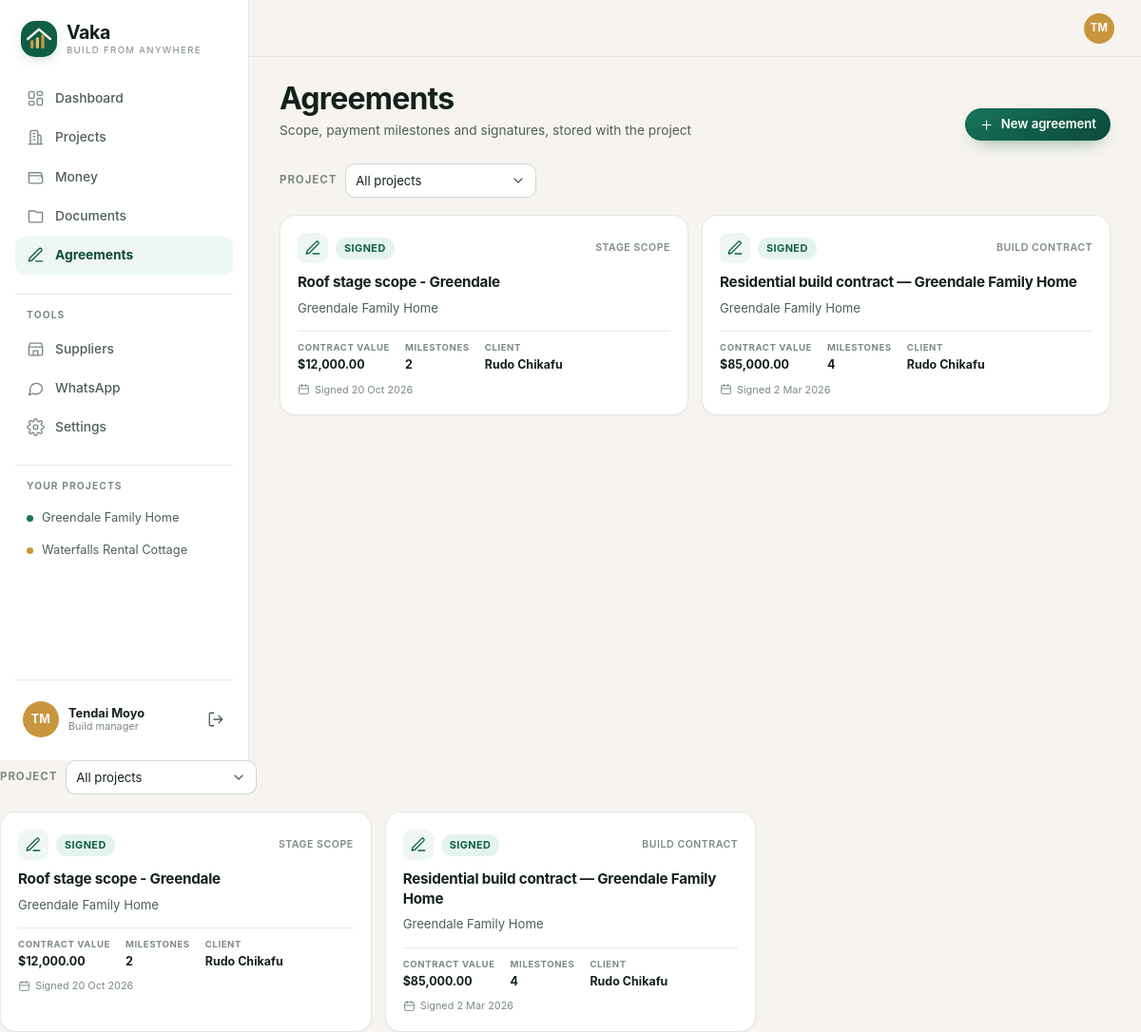
/app/agreements (signed in), run on the app's committed database.
### tables this page shows
CREATE TABLE projects (
  id TEXT PRIMARY KEY,
  code TEXT NOT NULL UNIQUE,
  name TEXT NOT NULL,
  description TEXT,
  owner_id TEXT NOT NULL REFERENCES users(id) ON DELETE CASCADE,
  manager_id TEXT REFERENCES users(id),
  city TEXT DEFAULT 'Harare',
  suburb TEXT,
  stand_number TEXT,
  status TEXT NOT NULL DEFAULT 'planning',
  budget_cents INTEGER NOT NULL DEFAULT 0,
  start_date TEXT,
  target_date TEXT,
  created_at TEXT NOT NULL,
  updated_at TEXT NOT NULL
);

CREATE TABLE users (
  id TEXT PRIMARY KEY,
  name TEXT NOT NULL,
  email TEXT NOT NULL UNIQUE,
  password_hash TEXT NOT NULL,
  role TEXT NOT NULL DEFAULT 'client',
  phone TEXT,
  country TEXT,
  avatar_color TEXT NOT NULL DEFAULT '#0F5D46',
  created_at TEXT NOT NULL
);

CREATE TABLE agreements (
  id TEXT PRIMARY KEY,
  project_id TEXT NOT NULL REFERENCES projects(id) ON DELETE CASCADE,
  type TEXT NOT NULL DEFAULT 'build_contract',
  title TEXT NOT NULL,
  contract_value_cents INTEGER NOT NULL DEFAULT 0,
  currency TEXT NOT NULL DEFAULT 'USD',
  scope TEXT NOT NULL,
  terms TEXT NOT NULL,
  payment_schedule TEXT NOT NULL DEFAULT '[]',
  client_name TEXT NOT NULL,
  client_signature TEXT,
  signed_at TEXT,
  status TEXT NOT NULL DEFAULT 'draft',
  created_by TEXT NOT NULL REFERENCES users(id),
  created_at TEXT NOT NULL
);

### routes_agreements.py (the view)
@bp.get("/app/agreements")
@login_required
def index():
    projects = accessible_projects(g.user)
    project_id = request.args.get("project", "")
    project = next((item for item in projects if item["id"] == project_id), None)
    params = []
    where = []
    if project:
        where.append("g.project_id = ?")
        params.append(project["id"])
    elif projects:
        placeholders = ",".join("?" for _ in projects)
        where.append(f"g.project_id IN ({placeholders})")
        params.extend([item["id"] for item in projects])
    agreements = []
    if where:
        agreements = query(
            f"""SELECT g.*, p.name AS project_name, u.name AS author_name
                FROM agreements g
                JOIN projects p ON p.id = g.project_id
                LEFT JOIN users u ON u.id = g.created_by
                WHERE {' AND '.join(where)}
                ORDER BY g.created_at DESC""",
            params,
        )
    for agreement in agreements:
        try:
            agreement["schedule"] = json.loads(agreement["payment_schedule"] or "[]")
        except json.JSONDecodeError:
            agreement["schedule"] = []
    return render_template(
        "app/agreements.html",
        title="Agreements",
        active="agreements",
        projects=projects,
        project=project,
        agreements=agreements,
    )

### auth.py (called while the page is built, shortened)
def load_user():
    user_id = session.get("uid")
    g.user = (
        query(
            """SELECT id, name, email, role, phone, country, avatar_color, created_at
               FROM users WHERE id = ?""",
            (user_id,),
            one=True,
        )
        if user_id
        else None
    )

def csrf_token() -> str:
    token = session.get("csrf")
    if not token:
        token = secrets.token_urlsafe(32)
        session["csrf"] = token
    return token

def verify_csrf():
    if request.method not in {"POST", "PUT", "PATCH", "DELETE"}:
        return

def login_required(view):
    @wraps(view)
    def wrapped(*args, **kwargs):
        if g.user is None:
            return redirect(url_for("auth.login", next=request.full_path.rstrip("?")))
        return view(*args, **kwargs)
    return wrapped

def accessible_projects(user):
    if not user:
        return []
    if user["role"] == "admin":
        return query("SELECT * FROM projects ORDER BY created_at DESC")
    return query(
        """SELECT * FROM projects
           WHERE owner_id = ? OR manager_id = ?
           ORDER BY created_at DESC""",
        (user["id"], user["id"]),
    )

def initials(name: str) -> str:
    parts = [part for part in (name or "").split() if part]
    return "".join(part[0].upper() for part in parts[:2])

### db.py (called while the page is built)
def get_db() -> sqlite3.Connection:
    if "db" not in g:
        connection = sqlite3.connect(
            current_app.config["DATABASE"],
            timeout=15,
            detect_types=sqlite3.PARSE_DECLTYPES,
        )
        connection.row_factory = sqlite3.Row
        connection.execute("PRAGMA foreign_keys = ON")
        connection.execute("PRAGMA journal_mode = WAL")
        g.db = connection
    return g.db

def query(sql: str, args=(), one: bool = False):
    cursor = get_db().execute(sql, args)
    rows = [dict(row) for row in cursor.fetchall()]
    cursor.close()
    if one:
        return rows[0] if rows else None
    return rows

### money.py (called while the page is built)
def format_money(cents: int | None) -> str:
    value = (cents or 0) / 100
    return f"${value:,.2f}"

def format_date(value) -> str:
    date = _to_datetime(value)
    return f"{date.day} {date:%b %Y}" if date else "—"

### ui.py (called while the page is built)
def badge(status: str | None) -> Markup:
    tone, label = BADGES.get(status or "", ("muted", (status or "").replace("_", " ").title()))
    return Markup(f'<span class="badge badge-{tone}">{label}</span>')

### templates/app/agreements.html (shortened to what this page needs)
{% extends "app/base.html" %}
{% block page_title %}Agreements{% endblock %}
{% block page_subtitle %}<p class="page-subtitle">Scope, payment milestones and signatures, stored with the project</p>{% endblock %}
{% block page_actions %}
  <a class="btn btn-primary btn-sm" href="{{ url_for('agreements.new', project=project.id if project else '') }}">{{ icon('plus', 15) }} New agreement</a>
{% endblock %}
{% block content %}
{% if projects|length > 1 %}
  <div class="toolbar">
    <div class="toolbar-left">
      <span class="toolbar-label">Project</span>
      <form class="inline-form" method="get" action="{{ url_for('agreements.index') }}">
        <select class="select select-sm" name="project" data-autosubmit>
          <option value="">All projects</option>
        </select>
      </form>
    </div>
  </div>
{% endif %}
{% if agreements %}
  <div class="agreement-list">
    {% for agreement in agreements %}
      <a class="agreement-card" href="{{ url_for('agreements.detail', agreement_id=agreement.id) }}">
        <div class="agreement-card-top">
          <span class="agreement-icon">{{ icon('pen', 18) }}</span>
          {{ badge(agreement.status) }}
          <span class="agreement-type">{{ agreement.type|replace('_', ' ')|title }}</span>
        </div>
        <h3>{{ agreement.title }}</h3>
        <p class="muted small">{{ agreement.project_name }}</p>
        <dl class="agreement-card-stats">
          <div><dt>Contract value</dt><dd>{{ agreement.contract_value_cents|money }}</dd></div>
          <div><dt>Milestones</dt><dd>{{ agreement.schedule|length }}</dd></div>
          <div><dt>Client</dt><dd>{{ agreement.client_name }}</dd></div>
        </dl>
        <p class="project-card-foot">
          {{ icon('calendar', 13) }}
          {% if agreement.signed_at %}Signed {{ agreement.signed_at|date }}{% else %}Created {{ agreement.created_at|date }}{% endif %}
        </p>
      </a>
    {% endfor %}
  </div>
{% endif %}
{% endblock %}

### templates/app/base.html (shortened to what this page needs)
{% extends "base.html" %}
{% block body_class %}app{% endblock %}
{% block chrome %}
<div class="shell">
  {% include "partials/sidebar.html" %}
  <div class="shell-main">
    <header class="topbar">
      <a class="avatar avatar-sm" href="{{ url_for('settings.index') }}" style="background:{{ user.avatar_color }}" aria-label="Your profile">
        {{ user.name|initials }}
      </a>
    </header>
    <main class="content" id="main">
      <div class="page-head">
        <div>
          <h1 class="page-title">{% block page_title %}{{ title }}{% endblock %}</h1>
          {% block page_subtitle %}{% endblock %}
        </div>
        <div class="page-actions">{% block page_actions %}{% endblock %}</div>
      </div>
      {% block content %}{% endblock %}
    </main>
  </div>
</div>
{% endblock %}

### templates/partials/sidebar.html (shortened to what this page needs)
<aside class="sidebar" id="sidebar" aria-label="Workspace">
  <div class="sidebar-top">
    {{ brand('/app') }}
  </div>
  <nav class="sidebar-nav">
    {% for item in nav_items[:5] %}
      <a class="nav-link {% if active == item.key %}is-active{% endif %}" href="{{ item.href }}">
        {{ icon(item.icon, 19) }}<span>{{ item.label }}</span>
      </a>
    {% endfor %}
  </nav>
  <div class="sidebar-section">
    <p class="sidebar-label">Tools</p>
    <nav class="sidebar-nav">
      {% for item in nav_items[5:] %}
        <a class="nav-link {% if active == item.key %}is-active{% endif %}" href="{{ item.href }}">
          {{ icon(item.icon, 19) }}<span>{{ item.label }}</span>
        </a>
      {% endfor %}
    </nav>
  </div>
  <div class="sidebar-section sidebar-projects">
    <p class="sidebar-label">Your projects</p>
    {% if projects %}
      {% for item in projects[:4] %}
        <a class="side-project" href="{{ url_for('projects.detail', project_id=item.id) }}">
          <span class="project-dot tone-{{ loop.index0 % 4 + 1 }}"></span>
          <span class="side-project-name">{{ item.name }}</span>
        </a>
      {% endfor %}
    {% else %}
      <p class="sidebar-empty">No projects yet.</p>
    {% endif %}
  </div>
  <div class="sidebar-foot">
    <a class="user-card" href="{{ url_for('settings.index') }}">
      <span class="avatar" style="background:{{ user.avatar_color }}">{{ user.name|initials }}</span>
      <span class="user-card-text">
        <span class="user-card-name">{{ user.name }}</span>
        <span class="user-card-role">{{ 'Build manager' if user.role == 'manager' else 'Client' }}</span>
      </span>
    </a>
    <form method="post" action="{{ url_for('auth.logout') }}" class="logout-form">
      <button class="icon-btn" type="submit" aria-label="Sign out" title="Sign out">{{ icon('logout', 18) }}</button>
    </form>
  </div>
</aside>

### static/css/app.css (style rules this page uses)
:root { --forest-950: #052018; --forest-900: #0a3327; --forest-800: #0c4a39; --forest-700: #0f5d46; --forest-600: #16745a; --forest-500: #2a8a6c; --forest-400: #4b9679; --forest-300: #7fb8a2; --forest-200: #aed3c4; --forest-100: #d9ece3; --forest-50: #eef7f2; --brass-700: #85601f; --brass-600: #a97b2f; --brass-500: #c8963e; --brass-400: #d9ab5d; --brass-300: #e6c489; --brass-100: #f7ebd3; --sand-50: #fcfaf7; --sand-100: #f7f4ef; --sand-200: #efe9df; --sand-300: #e2d9ca; --sand-400: #cfc3ae; --ink: #14201b; --ink-soft: #4e5f58; --ink-faint: #7c8a84; --line: rgba(15, 93, 70, 0.12); --line-strong: rgba(15, 93, 70, 0.22); --brick: #b3402f; --brick-soft: #fbe9e5; --amber-soft: #fdf4e3; --success: #16745a; --success-soft: #e4f4ed; --radius-xs: 8px; --radius-sm: 10px; --radius: 16px; --radius-lg: 22px; --radius-xl: 30px; --shadow-sm: 0 1px 2px rgba(16, 40, 32, 0.05); --shadow: 0 1px 2px rgba(16, 40, 32, 0.05), 0 14px 34px -22px rgba(16, 40, 32, 0.35); --shadow-lg: 0 24px 60px -28px rgba(7, 40, 30, 0.4); --font-sans: "Inter", "Segoe UI", system-ui, -apple-system, "Helvetica Neue", Arial, sans-serif; --font-serif: "Iowan Old Style", "Palatino Linotype", Palatino, Georgia, serif; --font-mono: "SFMono-Regular", ui-monospace, "Cascadia Mono", Consolas, monospace; --header-h: 72px; --content-max: 1220px; }
*, *::before, *::after { box-sizing: border-box; }
html { -webkit-text-size-adjust: 100%; scroll-behavior: smooth; scroll-padding-top: 92px; }
body { margin: 0; font-family: var(--font-sans); font-size: 16px; line-height: 1.55; color: var(--ink); background: var(--sand-100); -webkit-font-smoothing: antialiased; text-rendering: optimizeLegibility; }
img, svg { display: block; max-width: 100%; }
a { color: var(--forest-700); text-decoration: none; }
button, input, select, textarea { font: inherit; color: inherit; }
h1, h2, h3, h4, p, ul, ol, dl, dd, figure { margin: 0; }
.icon { flex: none; display: inline-block; vertical-align: middle; }
.muted { color: var(--ink-soft); }
.small { font-size: 0.82rem; }
h1, h2, h3 { color: var(--ink); letter-spacing: -0.015em; line-height: 1.15; font-weight: 650; }
h3 { font-size: 1.05rem; }
.brand { display: inline-flex; align-items: center; gap: 10px; color: var(--ink); }
.brand-text { display: flex; flex-direction: column; line-height: 1.05; }
.brand-name { font-size: 1.22rem; font-weight: 700; letter-spacing: -0.02em; }
.brand-tag { font-size: 0.6rem; letter-spacing: 0.14em; text-transform: uppercase; color: var(--ink-faint); margin-top: 3px; }
.logo-mark { flex: none; border-radius: 15px; box-shadow: 0 4px 14px -6px rgba(15, 93, 70, 0.5); }
.btn { display: inline-flex; align-items: center; justify-content: center; gap: 8px; padding: 10px 18px; border: 1px solid transparent; border-radius: 999px; font-size: 0.9rem; font-weight: 600; line-height: 1.2; cursor: pointer; transition: transform 0.16s ease, background 0.16s ease, border-color 0.16s ease, box-shadow 0.16s ease; text-align: center; white-space: nowrap; }
.btn-primary { background: linear-gradient(150deg, var(--forest-600), var(--forest-800)); color: #fff; box-shadow: 0 8px 20px -12px rgba(15, 93, 70, 0.9); }
.btn-sm { padding: 8px 14px; font-size: 0.82rem; }
.icon-btn { display: inline-flex; align-items: center; justify-content: center; width: 36px; height: 36px; border: 1px solid transparent; border-radius: 10px; background: transparent; color: var(--ink-soft); cursor: pointer; transition: background 0.16s ease, color 0.16s ease; }
.badge { display: inline-flex; align-items: center; gap: 5px; padding: 3px 9px; border-radius: 999px; font-size: 0.68rem; font-weight: 650; letter-spacing: 0.04em; text-transform: uppercase; white-space: nowrap; background: var(--sand-200); color: var(--ink-soft); }
.badge-success { background: var(--success-soft); color: var(--forest-700); }
.input, .select, .textarea { width: 100%; padding: 10px 12px; border: 1px solid var(--line-strong); border-radius: var(--radius-sm); background: #fff; color: var(--ink); font-size: 0.9rem; transition: border-color 0.16s ease, box-shadow 0.16s ease; }
.select { appearance: none; background-repeat: no-repeat; background-position: right 10px center; padding-right: 34px; }
.select-sm { padding: 7px 32px 7px 10px; font-size: 0.82rem; }

### data on the page
projects: name "Greendale Family Home"
projects: name "Waterfalls Rental Cottage"
users: name|initials "TM", name "Tendai Moyo", role "Build manager"
agreements: status "SIGNED", type "STAGE SCOPE", title "Roof stage scope - Greendale", project_name "Greendale Family Home", contract_value_cents "$12,000.00", schedule|length "2", client_name "Rudo Chikafu", signed_at "20 Oct 2026"
agreements: status "SIGNED", type "BUILD CONTRACT", title "Residential build contract — Greendale Family Home", project_name "Greendale Family Home", contract_value_cents "$85,000.00", schedule|length "4", client_name "Rudo Chikafu", signed_at "2 Mar 2026"

### other printed values
{{ brand('/app') }} "Vaka BUILD FROM ANYWHERE"
{{ item.label }} "Dashboard" "Projects" "Money" "Documents" "Agreements"
{{ item.label }} "Suppliers" "WhatsApp" "Settings"
